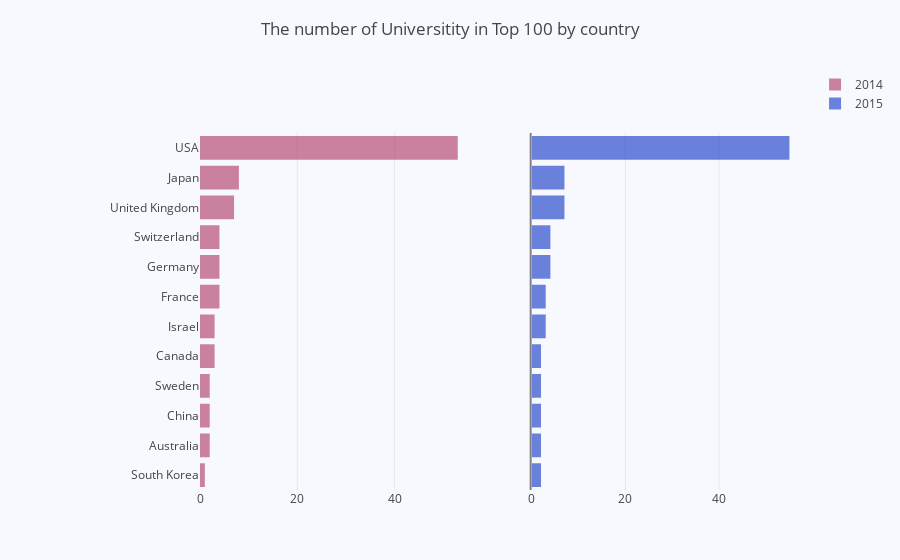

Notebook code for this chart:
### Code cell
#prepare the top 400 Universities in each year
top100_14 = cwur.loc[(cwur['year'] == 2014) & (cwur['world_rank'] < 101)]
top100_15 = cwur.loc[(cwur['year'] == 2015) & (cwur['world_rank'] < 101)]

#count out of top 100 by country in 2014                   
count100_by_country14 = top100_14.groupby('country')['world_rank'].count()
count100_by_country14.sort_values(na_position='last', inplace=True, ascending=False)

#count out of top 100 by country in 2015                   
count100_by_country15 = top100_15.groupby('country')['world_rank'].count()
count100_by_country15.sort_values(na_position='last', inplace=True, ascending=False)

count100_14 = count100_by_country14.head(12)
count100_15 = count100_by_country15.head(12)

#to list
y100_country14 = count100_14.index.tolist()
y100_country15 = count100_15.index.tolist()
x100_count14 = count100_14.values.tolist()
x100_count15 = count100_15.values.tolist()

#trace0_2014
trace0 = go.Bar(
                x=x100_count14,
                y=y100_country14,
                marker=dict(color='rgba(171, 50, 96, 0.6)'),
                name='2014',
                orientation='h',
)

#trace1_2015
trace1 = go.Bar(
                x=x100_count15,
                y=y100_country15,
                marker=dict(color='rgba(12, 50, 196, 0.6)'),
                name='2015',
                orientation='h',
)

#layout
layout = dict(
                title='The number of Universitity in Top 100 by country',
                yaxis=dict(showticklabels=True,domain=[0, 0.85],autorange='reversed'),
                yaxis2=dict(showline=True,showticklabels=False,linecolor='rgba(102, 102, 102, 0.8)',linewidth=2,domain=[0, 0.85],autorange='reversed'),
                xaxis=dict(zeroline=False,showline=False,showticklabels=True,showgrid=True),
                xaxis2=dict(zeroline=False,showline=False,showticklabels=True,showgrid=True),
                margin=dict(l=200, r=20,t=70,b=70),
                paper_bgcolor='rgb(248, 248, 255)',
                plot_bgcolor='rgb(248, 248, 255)',
)

# Creating two subplots
fig = tools.make_subplots(rows=1, cols=2)
fig.append_trace(trace0, 1, 1)
fig.append_trace(trace1, 1, 2)

fig['layout'].update(layout)
iplot(fig)

### Figure 1 — Plotly figure (JSON) as saved in the notebook; plotly's stock layout.template omitted (floating-point values rounded to 4 significant figures)
{"data": [{"marker": {"color": "rgba(171, 50, 96, 0.6)"}, "name": "2014", "orientation": "h", "type": "bar", "uid": "57171358-ac30-11e8-8f37-60c54700448e", "x": [53, 8, 7, 4, 4, 4, 3, 3, 2, 2, 2, 1], "xaxis": "x", "y": ["USA", "Japan", "United Kingdom", "Switzerland", "Germany", "France", "Israel", "Canada", "Sweden", "China", "Australia", "South Korea"], "yaxis": "y"}, {"marker": {"color": "rgba(12, 50, 196, 0.6)"}, "name": "2015", "orientation": "h", "type": "bar", "uid": "57186a0a-ac30-11e8-8ce8-60c54700448e", "x": [55, 7, 7, 4, 4, 3, 3, 2, 2, 2, 2, 2], "xaxis": "x2", "y": ["USA", "United Kingdom", "Japan", "Switzerland", "France", "Canada", "Israel", "China", "Germany", "Netherlands", "South Korea", "Australia"], "yaxis": "y2"}], "layout": {"margin": {"b": 70, "l": 200, "r": 20, "t": 70}, "paper_bgcolor": "rgb(248, 248, 255)", "plot_bgcolor": "rgb(248, 248, 255)", "title": "The number of Universitity in Top 100 by country", "xaxis": {"anchor": "y", "domain": [0, 0.45], "showgrid": true, "showline": false, "showticklabels": true, "zeroline": false}, "xaxis2": {"anchor": "y2", "domain": [0.55, 1], "showgrid": true, "showline": false, "showticklabels": true, "zeroline": false}, "yaxis": {"anchor": "x", "autorange": "reversed", "domain": [0, 0.85], "showticklabels": true}, "yaxis2": {"anchor": "x2", "autorange": "reversed", "domain": [0, 0.85], "linecolor": "rgba(102, 102, 102, 0.8)", "linewidth": 2, "showline": true, "showticklabels": false}}}
